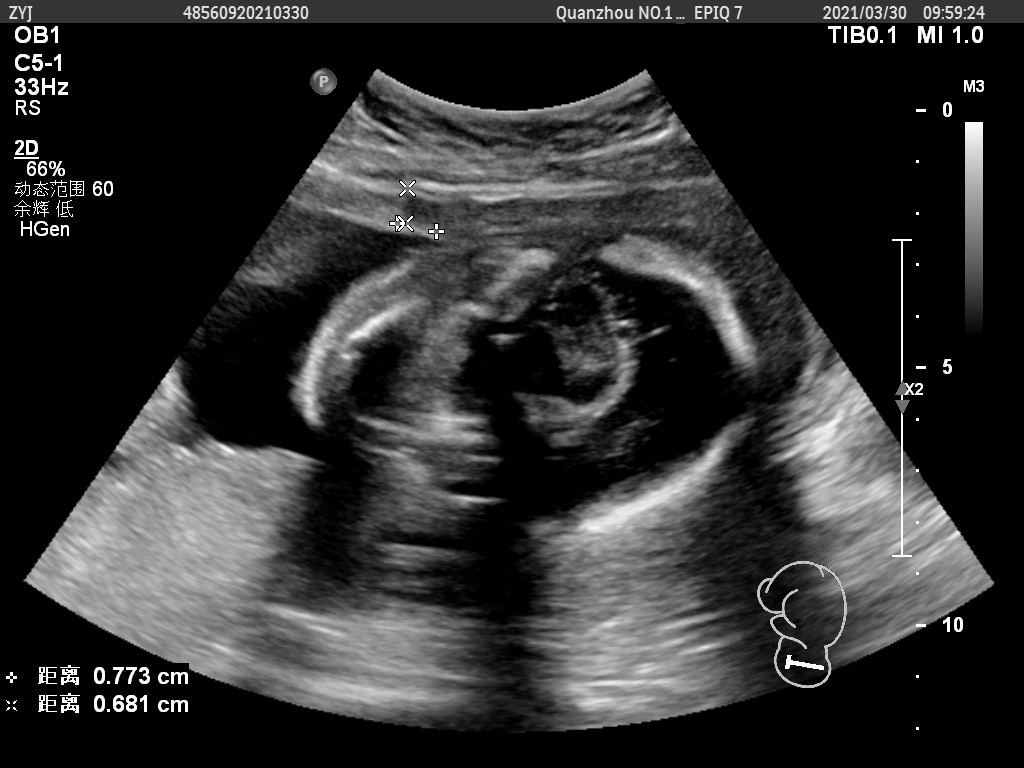
#> input picture input/1.2.826.0.1.3680043.2.461.12149337.4286452740.jpg, 1024 x 768 px, found by its file name; its folder holds only this picture in this run
$ python main.py
#> lines starting #> are read from the running program, lines starting #| are printed output that depends on the picture
import cv2
import pytesseract
import os
import re
import json
import csv
import numpy as np
from datetime import datetime

# Cấu hình Tesseract
pytesseract.pytesseract.tesseract_cmd = r'C:\Program Files\Tesseract-OCR\tesseract.exe'

def preprocess_image(image_path):
    img = cv2.imread(image_path)
#> img is the input picture: shape (768, 1024, 3); min 0, max 255, mean 47.5
    gray = cv2.cvtColor(img, cv2.COLOR_BGR2GRAY)
    # Phóng to để đọc chữ nhỏ
    gray = cv2.resize(gray, None, fx=3, fy=3, interpolation=cv2.INTER_LANCZOS4)
#> gray: shape (2304, 3072)
    inverted = cv2.bitwise_not(gray)
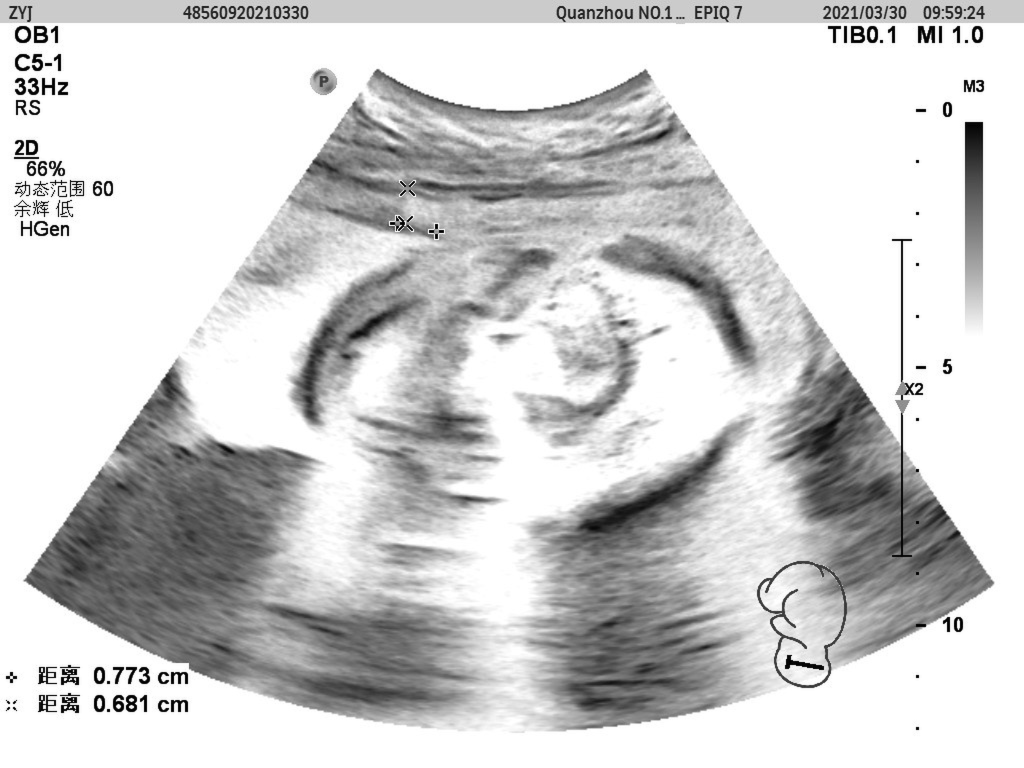
#> inverted: shape (2304, 3072) (shown at 1/3 size); min 0, max 255, mean 207.5
    return inverted

# [16 lines left out: functions fix_decimal, fix_impossible_date, not called in this run]

def extract_clinical_data(image_path):
    processed_img = preprocess_image(image_path)
    text = pytesseract.image_to_string(processed_img, config=r'--oem 3 --psm 11')

    # Sửa các lỗi đọc chữ/số phổ biến
    text_cleaned = text.replace('wSd', 'w5d').replace('wS d', 'w5d').replace('|', '')

    data = {
        "filename": os.path.basename(image_path),
        "timestamp": "",
        "fhr_bpm": "",
        "gestational_age": "",
        "measurements": "",
        "safety_indices": ""
    }

    measure_list = []
    safety_list = []

    # 1. Quét Safety Indices (MI, TIS, TIB)
    safety_matches = re.findall(r'(M[I1]|TIS|TIB|T1S)\s*([\d.]+)', text_cleaned, re.I)
    for label, val in safety_matches:
        fixed_val = fix_decimal(val) if '.' not in val else val
        safety_list.append(f"{label.upper().replace('1','I')}:{fixed_val}")

    # Tách dòng kiểu truyền thống để tương thích Python cũ
    lines = text_cleaned.split('\n')

    for line in lines:
        line = line.strip()
        if not line or any(x in line.upper() for x in ["PK ", "BS ", "PHONG KHAM"]):
            continue

        # 2. Ngày giờ
        dt_match = re.search(r'(\d{2}:\d{2}:\d{2})\s+\w{2}\s+(\d{1,2}/\d{1,2}/\d{4})', line)
        if dt_match:
            time_part = dt_match.group(1)
            date_part = fix_impossible_date(dt_match.group(2))
            data["timestamp"] = f"{date_part} {time_part}"

        # 3. Nhịp tim (FHR)
        fhr_match = re.search(r'FHR\s*[=:-]?\s*(\d+)|(\d+)\s*bpm', line, re.I)
        if fhr_match:
            val = fhr_match.group(1) if fhr_match.group(1) else fhr_match.group(2)
            if val and 60 <= int(val) <= 220:
                data["fhr_bpm"] = val
            elif val and len(val) > 3:
                data["fhr_bpm"] = val[:3]

        # 4. Các phép đo (CRL, D1...)
        m_match = re.search(r'(CRL|BPD|FL|AC|D\d+)\s*[=:-]?\s*([\d.]+)\s*mm', line, re.I)
        if m_match:
            measure_list.append(f"{m_match.group(1).upper()}:{m_match.group(2)}mm")

        # 5. Tuổi thai (GA)
        ga_match = re.search(r'(\d+)w([\dS]d)', line, re.I)
        if ga_match:
            week = ga_match.group(1)
            if len(week) > 1 and week[0] == week[1]: week = week[0]
            day = ga_match.group(2).lower().replace('s', '5')
            data["gestational_age"] = f"{week}w{day}"

    data["measurements"] = ", ".join(sorted(list(set(measure_list))))
    data["safety_indices"] = ", ".join(sorted(list(set(safety_list))))
    return data

def main():
    input_folder = 'input'
    output_folder = 'output'
    if not os.path.exists(output_folder): os.mkdir(output_folder)

    files = [f for f in os.listdir(input_folder) if f.lower().endswith(('.png', '.jpg', '.jpeg'))]
    if not files:
        print("Folder input trong!")
        return

    results = []
    for file in files:
        print(f"Processing: {file}...")
        try:
            res = extract_clinical_data(os.path.join(input_folder, file))
            results.append(res)
        except Exception as e:
            print(f"Loi tai file {file}: {e}")

    fieldnames = ["filename", "timestamp", "fhr_bpm", "gestational_age", "measurements", "safety_indices"]

    with open(os.path.join(output_folder, 'clinical_report.csv'), 'w', newline='', encoding='utf-8-sig') as f:
        writer = csv.DictWriter(f, fieldnames=fieldnames)
        writer.writeheader()
        writer.writerows(results)

    print("\n--- HOAN THANH! KIEM TRA FILE EXCEL TRONG OUTPUT ---")

if __name__ == "__main__":
    main()

$ run again, on input/1.2.826.0.1.3680043.2.461.12152944.207433367.jpg
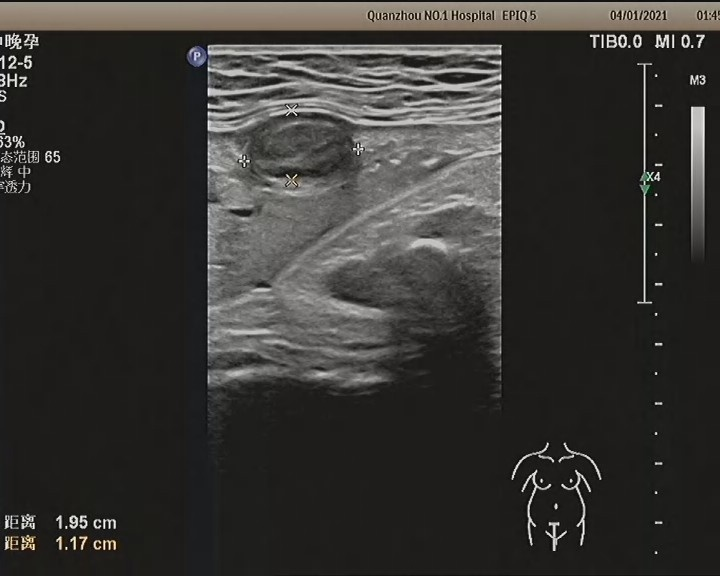
#> input picture input/1.2.826.0.1.3680043.2.461.12152944.207433367.jpg, 720 x 576 px, found by its file name
#> in preprocess_image, img is the input picture: shape (576, 720, 3); mean B, G, R 51, 53.7, 55.1
#> in preprocess_image, `inverted = cv2.bitwise_not(gray)`:
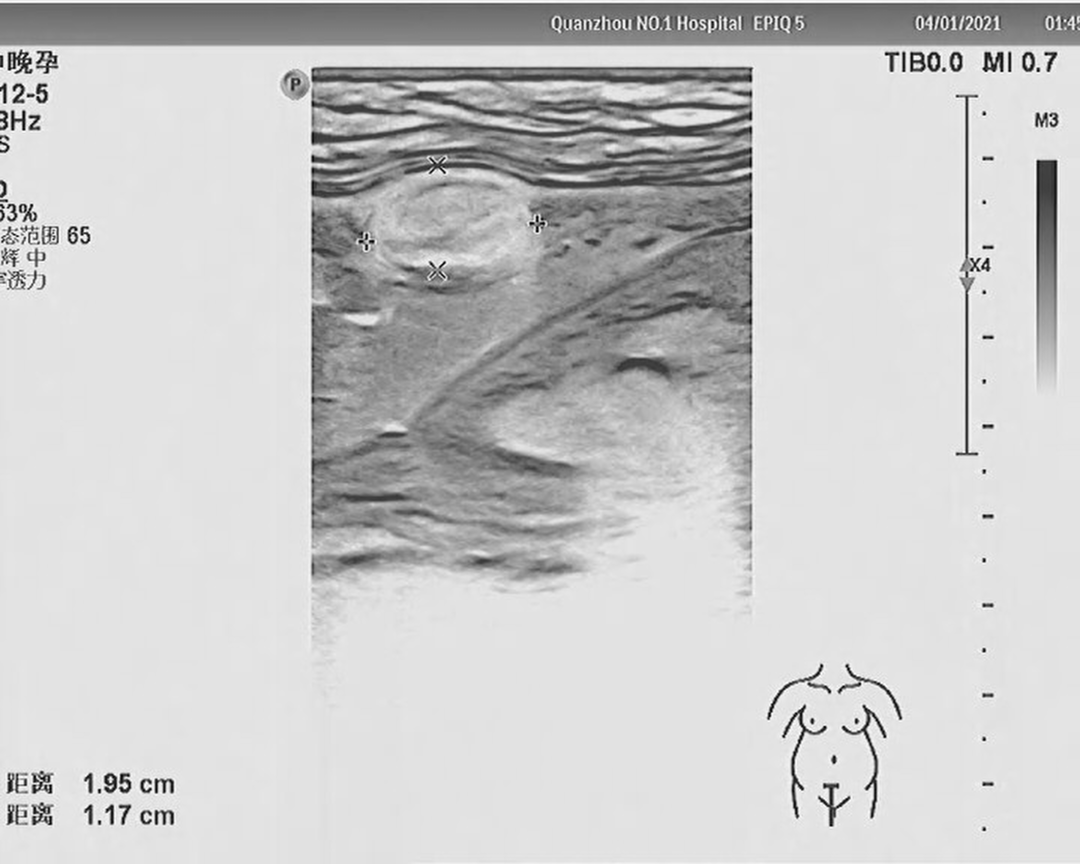
#> inverted: shape (1728, 2160) (shown at 1/2 size); min 0, max 255, mean 201.3

$ run again, on input/1.2.826.0.1.3680043.2.461.12153434.1533267626.jpg
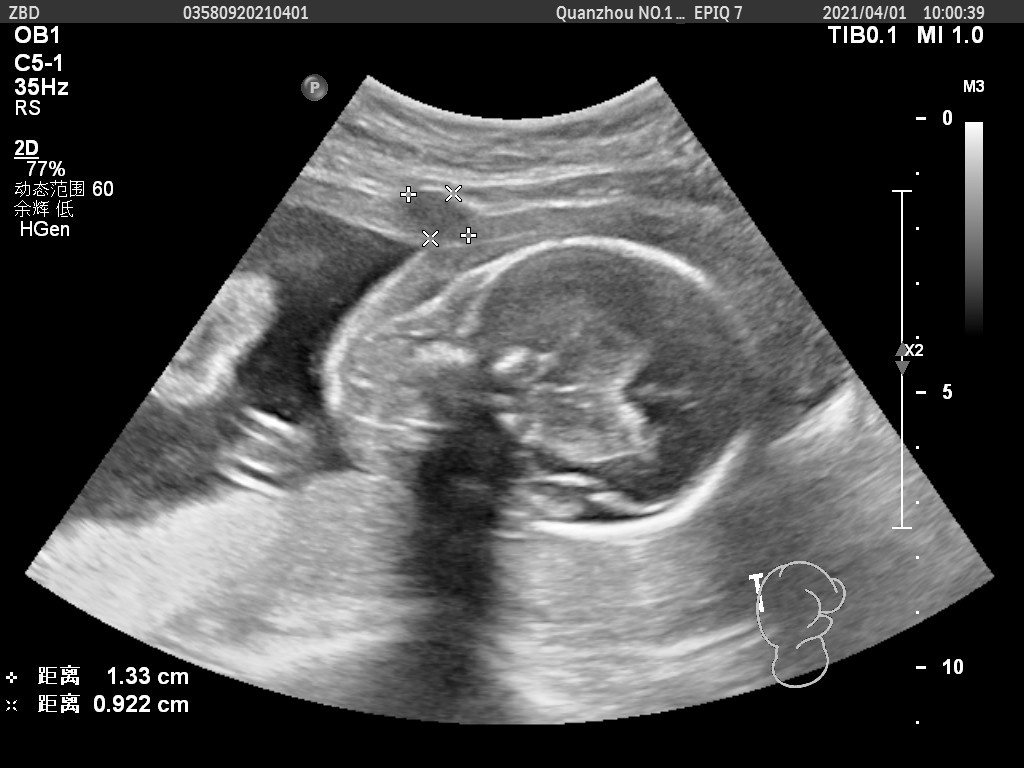
#> input picture input/1.2.826.0.1.3680043.2.461.12153434.1533267626.jpg, 1024 x 768 px, found by its file name
#> in preprocess_image, img is the input picture: shape (768, 1024, 3); min 0, max 255, mean 74.4
#> in preprocess_image, `inverted = cv2.bitwise_not(gray)`:
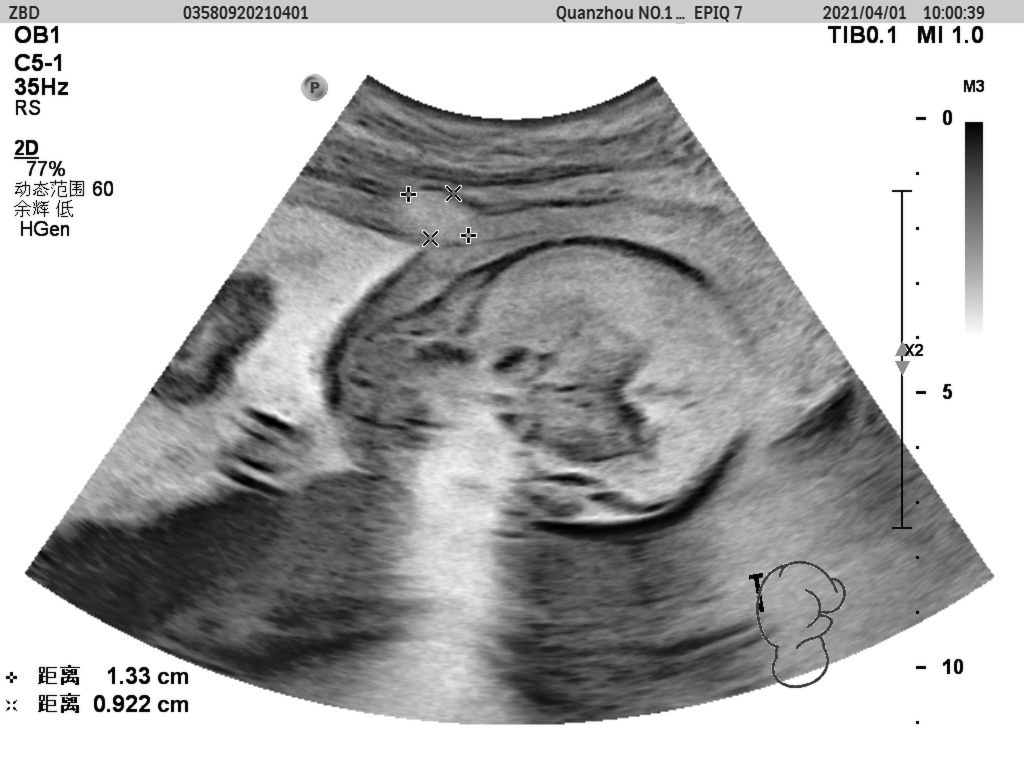
#> inverted: shape (2304, 3072) (shown at 1/3 size); min 0, max 255, mean 180.6

$ run again, on input/1.2.826.0.1.3680043.2.461.12153723.1323304833.jpg
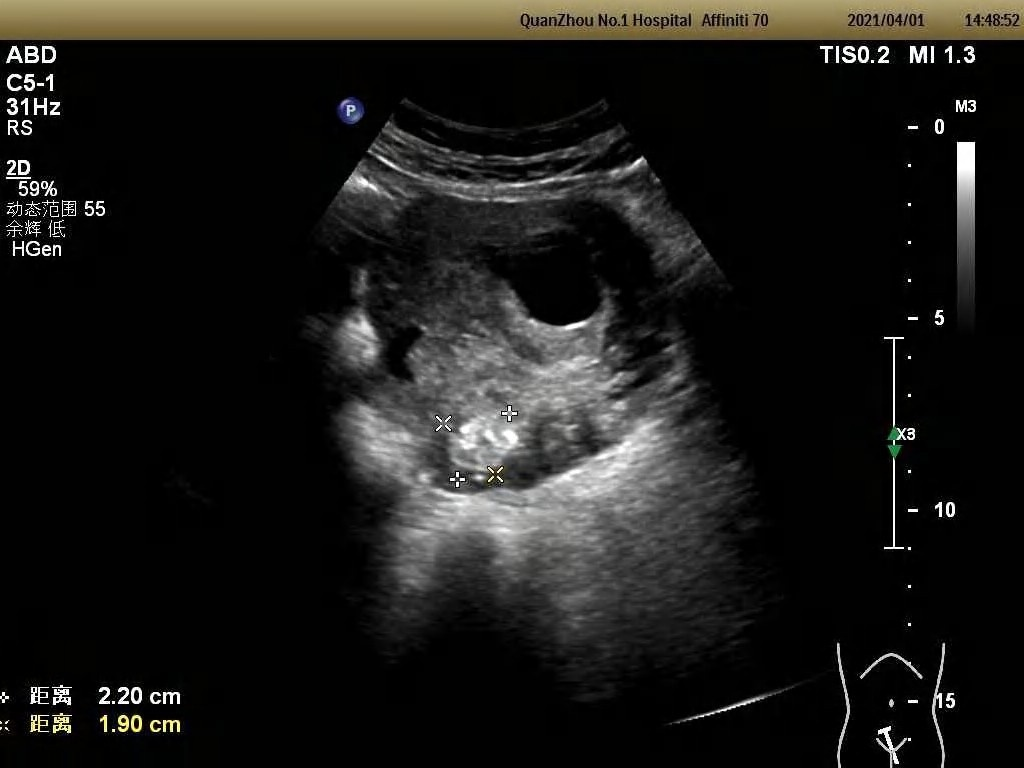
#> input picture input/1.2.826.0.1.3680043.2.461.12153723.1323304833.jpg, 1024 x 768 px, found by its file name
#> in preprocess_image, img is the input picture: shape (768, 1024, 3); mean B, G, R 23.9, 26.2, 27
#> in preprocess_image, `gray = cv2.cvtColor(img, cv2.COLOR_BGR2GRAY)`:
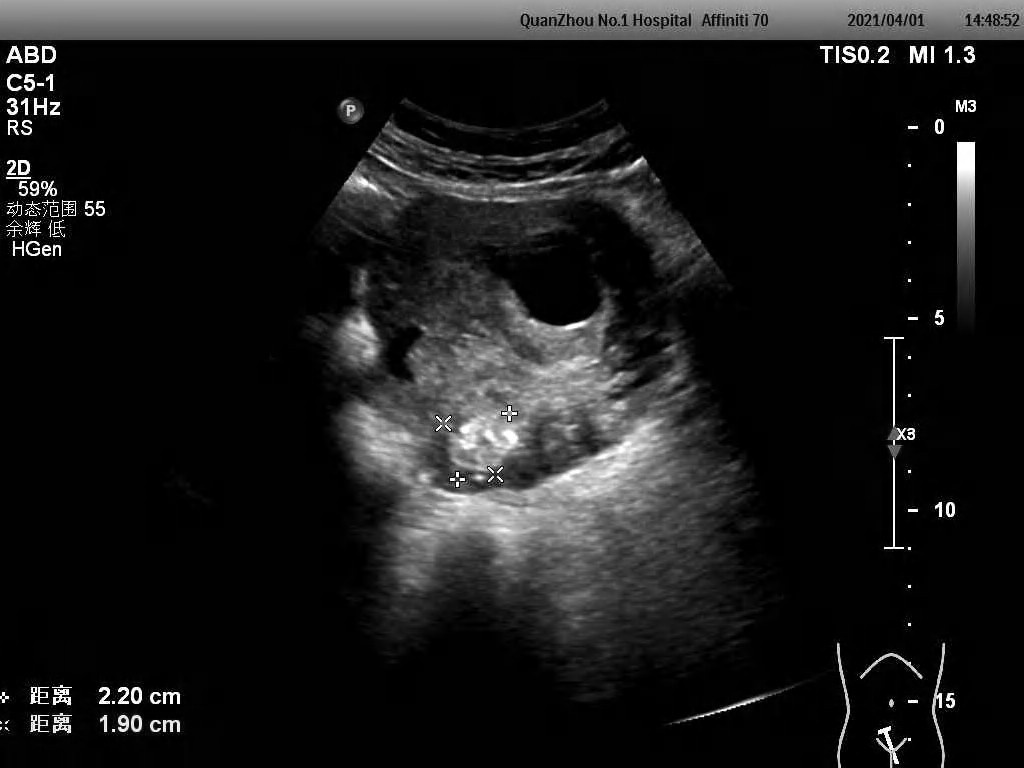
#> gray: shape (768, 1024); min 0, max 255, mean 26.2
#> in preprocess_image, `inverted = cv2.bitwise_not(gray)`:
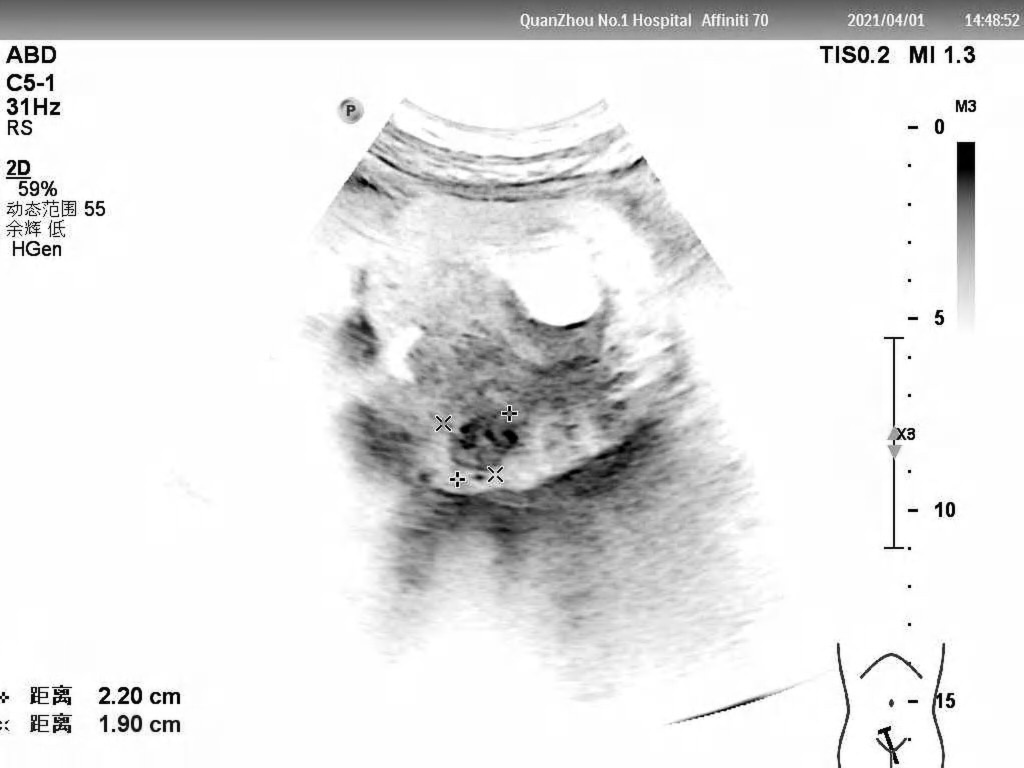
#> inverted: shape (2304, 3072) (shown at 1/3 size); min 0, max 255, mean 228.8
